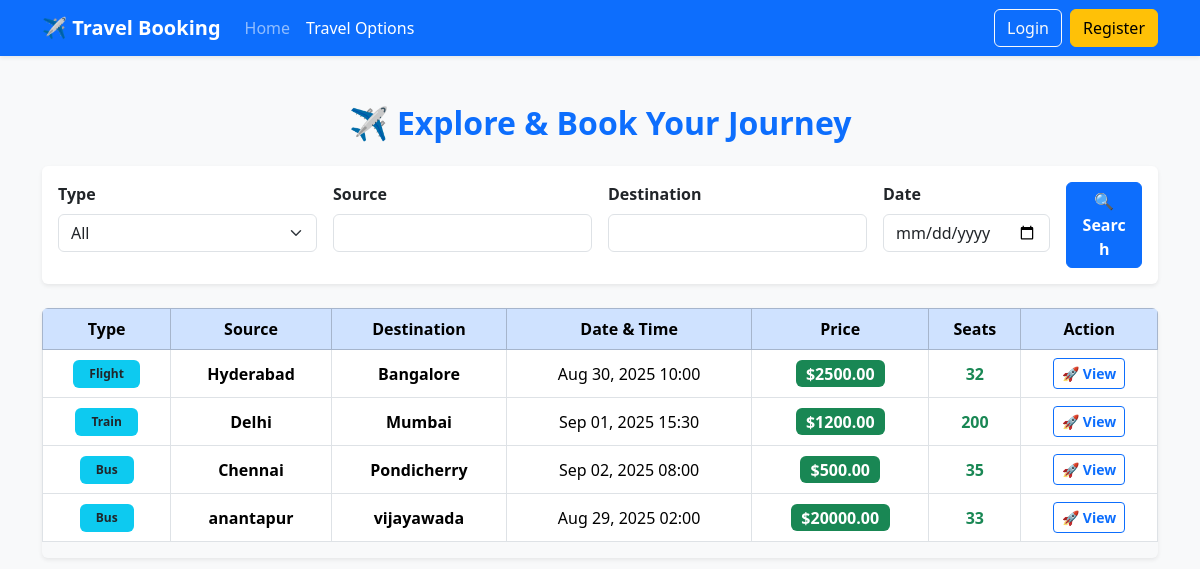
Screenshot of /travels/ with the database file from the repository.
### travels/models.py (models this page shows, shortened)
class TravelOption(models.Model):
    TRAVEL_TYPE_CHOICES = [
        ('Flight', 'Flight'),
        ('Train', 'Train'),
        ('Bus', 'Bus'),
    ]
    travel_id = models.AutoField(primary_key=True)
    type = models.CharField(max_length=10, choices=TRAVEL_TYPE_CHOICES)
    source = models.CharField(max_length=100)
    destination = models.CharField(max_length=100)
    date_time = models.DateTimeField()
    price = models.DecimalField(max_digits=10, decimal_places=2)
    available_seats = models.PositiveIntegerField()

### travels/views.py (the view, shortened to what this page needs)
# urls.py: path('', views.travel_list_view, name='travel_list'),
def travel_list_view(request):
    form = TravelFilterForm(request.GET or None)
    travels = TravelOption.objects.all()
    return render(request, 'travels/travel_list.html', {'travels': travels, 'form': form})

### travels/forms.py
class TravelFilterForm(forms.Form):
    type = forms.ChoiceField(choices=[('', 'All')] + TravelOption.TRAVEL_TYPE_CHOICES, required=False)
    source = forms.CharField(max_length=100, required=False)
    destination = forms.CharField(max_length=100, required=False)
    date = forms.DateField(required=False, widget=forms.DateInput(attrs={'type': 'date'}))

### travels/templatetags/form_tags.py (called while the page is built)
@register.filter(name='add_class')
def add_class(field, css):
    return field.as_widget(attrs={"class": css})

### travels/templates/travels/travel_list.html (shortened to what this page needs)
{% extends 'base.html' %}
{% load form_tags %}
{% block content %}
<div class="container mt-5">
    <h2 class="mb-4 text-center fw-bold text-primary">
        ✈️ Explore & Book Your Journey
    </h2>
    <div class="card shadow-sm mb-4 border-0">
        <div class="card-body">
            <form method="get" class="row g-3">
                <div class="col-md-3">
                    <label class="form-label fw-semibold">Type</label>
                    {{ form.type|add_class:"form-select" }}
                </div>
                <div class="col-md-3">
                    <label class="form-label fw-semibold">Source</label>
                    {{ form.source|add_class:"form-control" }}
                </div>
                <div class="col-md-3">
                    <label class="form-label fw-semibold">Destination</label>
                    {{ form.destination|add_class:"form-control" }}
                </div>
                <div class="col-md-2">
                    <label class="form-label fw-semibold">Date</label>
                    {{ form.date|add_class:"form-control" }}
                </div>
                <div class="col-md-1 d-flex align-items-end">
                    <button class="btn btn-primary w-100 fw-semibold" type="submit">
                        🔍 Search
                    </button>
                </div>
            </form>
        </div>
    </div>
    <div class="table-responsive shadow-sm rounded">
        <table class="table table-hover align-middle table-bordered">
            <thead class="table-primary text-center">
                <tr>
                    <th>Type</th>
                    <th>Source</th>
                    <th>Destination</th>
                    <th>Date & Time</th>
                    <th>Price</th>
                    <th>Seats</th>
                    <th>Action</th>
                </tr>
            </thead>
            <tbody>
                {% for travel in travels %}
                <tr class="text-center">
                    <td>
                        <span class="badge bg-info text-dark px-3 py-2">
                            {{ travel.type }}
                        </span>
                    </td>
                    <td class="fw-semibold">{{ travel.source }}</td>
                    <td class="fw-semibold">{{ travel.destination }}</td>
                    <td>{{ travel.date_time|date:"M d, Y H:i" }}</td>
                    <td>
                        <span class="badge bg-success fs-6">
                            ${{ travel.price }}
                        </span>
                    </td>
                    <td>
                        {% if travel.available_seats > 0 %}
                            <span class="text-success fw-bold">{{ travel.available_seats }}</span>
                        {% else %}
                            <span class="text-danger fw-bold">Full</span>
                        {% endif %}
                    </td>
                    <td>
                        <a href="{% url 'travels:travel_detail' travel.travel_id %}"
                           class="btn btn-sm btn-outline-primary fw-semibold">
                            🚀 View
                        </a>
                    </td>
                </tr>
                {% endfor %}
            </tbody>
        </table>
    </div>
</div>
{% endblock %}

### templates/base.html (shortened to what this page needs)
{% load static %}
<!DOCTYPE html>
<html lang="en">
<head>
    <link href="https://cdn.jsdelivr.net/npm/bootstrap@5.3.2/dist/css/bootstrap.min.css" rel="stylesheet">
    <link rel="stylesheet" href="{% static 'css/styles.css' %}">
</head>
<body>
    {% include 'navbar.html' %}
    <main>
        {% block content %}{% endblock %}
    </main>
</body>
</html>

### templates/navbar.html (shortened to what this page needs)
<nav class="navbar navbar-expand-lg navbar-dark bg-primary shadow-sm">
    <div class="container">
        <a class="navbar-brand fw-bold" href="{% url 'index' %}">
            ✈️ Travel Booking
        </a>
        <div class="collapse navbar-collapse" id="navbarNav">
            <ul class="navbar-nav me-auto">
                <li class="nav-item">
                    <a class="nav-link {% if request.resolver_match.url_name == 'index' %}active{% endif %}" href="{% url 'index' %}">Home</a>
                </li>
                <li class="nav-item">
                    <a class="nav-link {% if request.resolver_match.url_name == 'travel_list' %}active{% endif %}" href="{% url 'travels:travel_list' %}">Travel Options</a>
                </li>
            </ul>
            <ul class="navbar-nav">
                {% if user.is_authenticated %}
                <li class="nav-item dropdown">
                    <a class="nav-link dropdown-toggle fw-semibold" href="#" id="navbarDropdown" role="button" data-bs-toggle="dropdown">
                        👤 {{ user.username }}
                    </a>
                    <ul class="dropdown-menu dropdown-menu-end shadow-sm">
                        <li><a class="dropdown-item" href="{% url 'users:profile' %}">Profile</a></li>
                        <li><hr class="dropdown-divider"></li>
                        <li><a class="dropdown-item text-danger" href="{% url 'users:logout' %}">Logout</a></li>
                    </ul>
                </li>
                {% else %}
                <li class="nav-item">
                    <a class="btn btn-outline-light me-2" href="{% url 'users:login' %}">Login</a>
                </li>
                <li class="nav-item">
                    <a class="btn btn-warning" href="{% url 'users:register' %}">Register</a>
                </li>
                {% endif %}
            </ul>
        </div>
    </div>
</nav>

### static/css/styles.css (style rules this page uses)
body { background-color: #f8f9fa; }

### rows the page displays
TravelOption: type "Flight", source "Hyderabad", destination "Bangalore", date_time "Aug 30, 2025 10:00", price "2500.00", available_seats "32"
TravelOption: type "Train", source "Delhi", destination "Mumbai", date_time "Sep 01, 2025 15:30", price "1200.00", available_seats "200"
TravelOption: type "Bus", source "Chennai", destination "Pondicherry", date_time "Sep 02, 2025 08:00", price "500.00", available_seats "35"
TravelOption: type "Bus", source "anantapur", destination "vijayawada", date_time "Aug 29, 2025 02:00", price "20000.00", available_seats "33"
